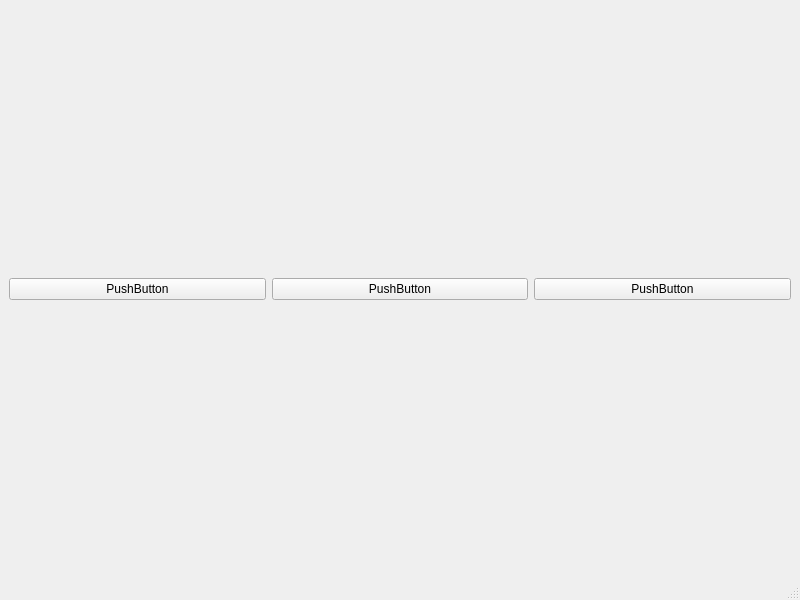
<?xml version="1.0" encoding="UTF-8"?>
<ui version="4.0">
 <class>MainWindow</class>
 <widget class="QMainWindow" name="MainWindow">
  <property name="geometry">
   <rect>
    <x>0</x>
    <y>0</y>
    <width>800</width>
    <height>600</height>
   </rect>
  </property>
  <property name="windowTitle">
   <string>MainWindow</string>
  </property>
  <widget class="QWidget" name="centralwidget">
   <layout class="QHBoxLayout" name="horizontalLayout">
    <item>
     <widget class="QPushButton" name="pushButton_3">
      <property name="sizePolicy">
       <sizepolicy hsizetype="Minimum" vsizetype="Fixed">
        <horstretch>0</horstretch>
        <verstretch>0</verstretch>
       </sizepolicy>
      </property>
      <property name="text">
       <string>PushButton</string>
      </property>
     </widget>
    </item>
    <item>
     <widget class="QPushButton" name="pushButton_2">
      <property name="sizePolicy">
       <sizepolicy hsizetype="Minimum" vsizetype="Fixed">
        <horstretch>0</horstretch>
        <verstretch>0</verstretch>
       </sizepolicy>
      </property>
      <property name="text">
       <string>PushButton</string>
      </property>
     </widget>
    </item>
    <item>
     <widget class="QPushButton" name="pushButton">
      <property name="sizePolicy">
       <sizepolicy hsizetype="Minimum" vsizetype="Fixed">
        <horstretch>0</horstretch>
        <verstretch>0</verstretch>
       </sizepolicy>
      </property>
      <property name="text">
       <string>PushButton</string>
      </property>
     </widget>
    </item>
   </layout>
  </widget>
  <widget class="QMenuBar" name="menubar">
   <property name="geometry">
    <rect>
     <x>0</x>
     <y>0</y>
     <width>800</width>
     <height>21</height>
    </rect>
   </property>
  </widget>
  <widget class="QStatusBar" name="statusbar"/>
 </widget>
 <resources/>
 <connections/>
</ui>
